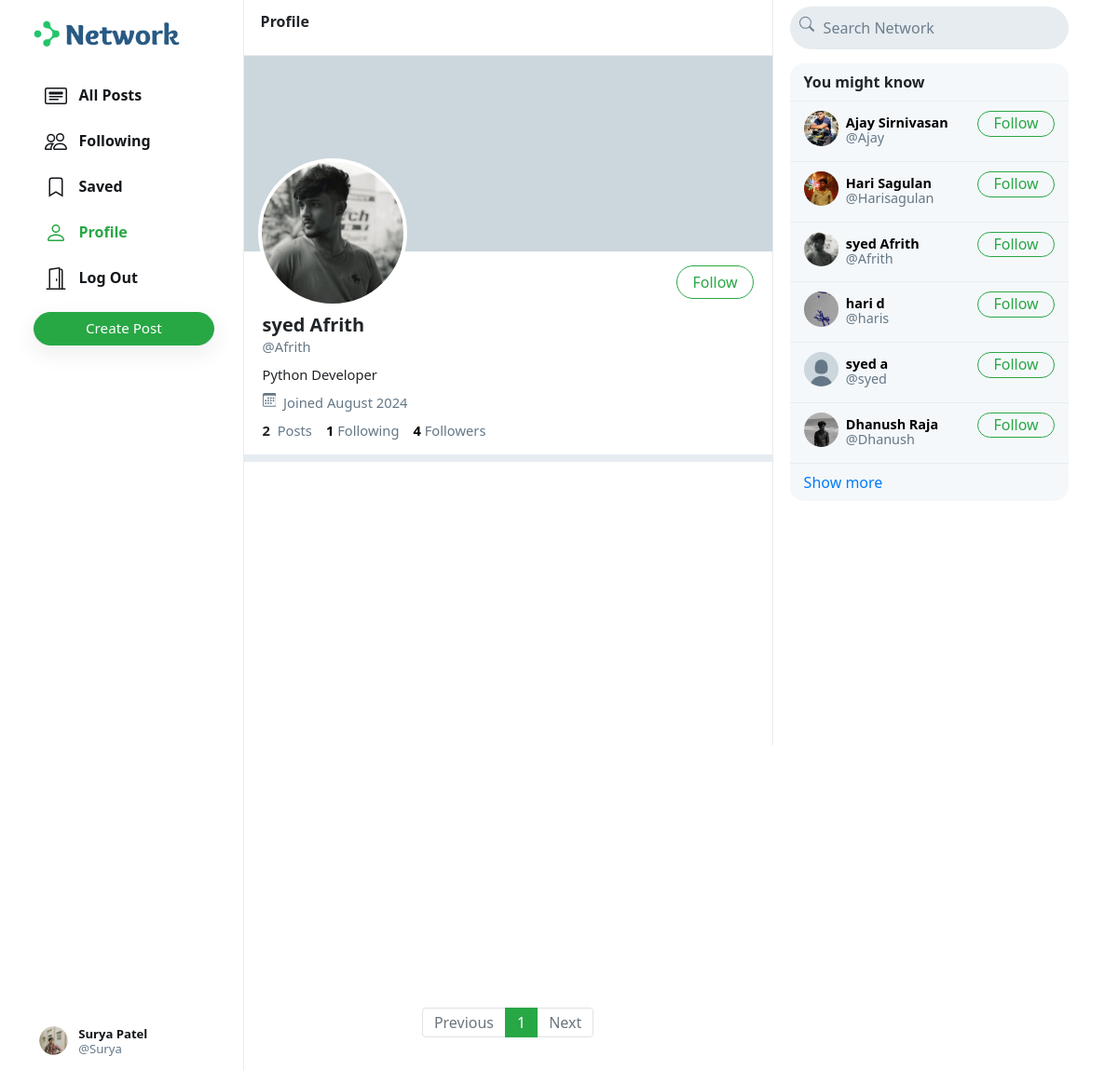
Screenshot of /Afrith (signed in) with the database file from the repository.
### network/models.py (models this page shows, shortened)
class User(AbstractUser):
    profile_pic = models.ImageField(upload_to='profile_pic/')
    bio = models.TextField(max_length=160, blank=True, null=True)
    cover = models.ImageField(upload_to='covers/', blank=True)

### network/views.py (the view)
# urls.py: path("<str:username>", views.profile, name='profile'),
def profile(request, username):
    user = User.objects.get(username=username)
    all_posts = Post.objects.filter(creater=user).order_by('-date_created')
    paginator = Paginator(all_posts, 10)
    page_number = request.GET.get('page')
    if page_number == None:
        page_number = 1
    posts = paginator.get_page(page_number)
    followings = []
    suggestions = []
    follower = False
    if request.user.is_authenticated:
        followings = Follower.objects.filter(followers=request.user).values_list('user', flat=True)
        suggestions = User.objects.exclude(pk__in=followings).exclude(username=request.user.username).order_by("?")[:6]
        if request.user in Follower.objects.get(user=user).followers.all():
            follower = True
    follower_count = Follower.objects.get(user=user).followers.all().count()
    following_count = Follower.objects.filter(followers=user).count()
    return render(request, 'network/profile.html', {
        "username": user,
        "posts": posts,
        "posts_count": all_posts.count(),
        "suggestions": suggestions,
        "page": "profile",
        "is_follower": follower,
        "follower_count": follower_count,
        "following_count": following_count
    })

### network/templates/network/profile.html (shortened to what this page needs)
{% extends 'network/index.html' %}
{% load static %}
{% block profile %}
    <div class="profile-view" data-user="{{username.username}}">
        <div class="cover-image" style="background-image: url(/media/{{username.cover}})"></div>
        <div class="profile-image" style="background-image: url(/media/{{username.profile_pic}})"></div>
        <div class="profile-details">
            <div>
                {% if user.username == username.username %}
                    <button class="btn btn-outline-success float-right" id="edit-profile-btn">Edit Profile</button>
                {% elif is_follower %}
                    <button class="btn btn-success float-right" onclick="unfollow_user(this,'{{username.username}}','edit_page')" id="following-btn">Following</button>
                {% else %}
                    <button class="btn btn-outline-success float-right" onclick="follow_user(this,'{{username.username}}','edit_page')" id="follow-btn">Follow</button>
                {% endif %}
            </div>
            <div class="details-data">
                <h5>{{username.first_name}} {{username.last_name}}</h5>
                <div class="grey">@{{username.username}}</div>
                <div class="bio">
                    {% if username.bio is not None %}
                        {{username.bio}}
                    {% endif %}
                </div>
                <div class="grey" style="padding: 8px 0px;">
                    &nbsp;Joined {{username.date_joined | date:"F Y"}}
                </div>
                <div>
                    <strong>
                        {{posts_count}}
                    </strong>
                    &nbsp;<span class="grey">Posts</span>
                    <a href="#">
                        <strong id="following__count">{{following_count | default:0}}</strong>&nbsp;<span class="grey">Following</span>
                    </a>
                    <a href="#">
                        <strong id="follower__count">{{follower_count | default:0}}</strong>&nbsp;<span class="grey">Followers</span>
                    </a>
                </div>
            </div>
        </div>
    </div>
    <div class="space"></div>
{% endblock %}

### network/templates/network/index.html (shortened to what this page needs)
{% extends "network/layout.html" %}
{% load static %}
{% block body %}
    <div class="main-div">
        <div class="left-div">
            <nav class="head heading">
                {% if page == 'all_posts' %}
                    All Posts
                {% elif page == 'following' %}
                    Following
                {% elif page == 'saved' %}
                    Saved
                {% elif page == 'profile' %}
                    Profile
                {% else %}
                    Explore
                {% endif %}
            </nav>
            <div class="left-div-content">
                <div class="posts-view">
                    {% block profile %}
                    {% endblock %}
                    <div class="main-div-content">
                        <nav aria-label="Page navigation example" class="pagination-bar">
                            <ul class="pagination justify-content-center">
                                {% if posts.has_previous %}
                                    <li class="page-item">
                                        <a class="page-link" href="?page={{ posts.previous_page_number | default:1}}" tabindex="-1" aria-disabled="true">Previous</a>
                                    </li>
                                {% else %}
                                    <li class="page-item disabled">
                                        <a class="page-link" href="" tabindex="-1" aria-disabled="true">Previous</a>
                                    </li>
                                {% endif %}
                                {% for each in posts.paginator.page_range %}
                                    {% if each == posts.number %}
                                        <li class="page-item active"><a class="page-link" href="?page={{each}}">{{each}}</a></li>
                                    {% else %}
                                        <li class="page-item"><a class="page-link" href="?page={{each}}">{{each}}</a></li>
                                    {% endif %}
                                {% endfor %}
                                {% if posts.has_next %}
                                    <li class="page-item">
                                        <a class="page-link" href="?page={{ posts.next_page_number }}">Next</a>
                                    </li>
                                {% else %}
                                    <li class="page-item disabled">
                                        <a class="page-link" href="">Next</a>
                                    </li>
                                {% endif %}
                            </ul>
                          </nav>
                    </div>
                </div>
            </div>
        </div>
    </div>
{% endblock %}

### network/templates/network/layout.html (shortened to what this page needs)
{% load static %}
<!DOCTYPE html>
<html lang="en">
    <head>
        <link rel="stylesheet" href="https://stackpath.bootstrapcdn.com/bootstrap/4.4.1/css/bootstrap.min.css">
        <link href="{% static 'network/styles.css' %}" rel="stylesheet">
    </head>
    <body>
        <div class="body" data-page="{{page}}">
            <div class="sidenav">
                <a href="{% url 'index' %}" class="navbar-brand">
                    <img src="{% static 'network/Images/logo.png' %}" height="31px">
                </a>
                <div style="height: 100%;">
                    <div>
                        <div>
                            <ul>
                                <li class="nav-item" id="all_posts">
                                <a href="{% url 'index' %}" class="nav-link">
                                    <div>
                                        &nbsp;&nbsp;All Posts
                                    </div>
                                </a>
                                </li>
                                {% if user.is_authenticated %}
                                    <li class="nav-item" id="following">
                                        <a href="{% url 'following' %}" class="nav-link">
                                            <div>
                                                &nbsp;&nbsp;Following
                                            </div>
                                        </a>
                                    </li>
                                    <li class="nav-item" id="saved">
                                        <a href="{% url 'saved' %}" class="nav-link">
                                            <div>
                                                <svg width="1.5em" height="1.5em" viewBox="0 0 16 16" class="bi bi-bookmark" fill="currentColor" xmlns="http://www.w3.org/2000/svg">
                                                    <path fill-rule="evenodd" d="M8 12l5 3V3a2 2 0 0 0-2-2H5a2 2 0 0 0-2 2v12l5-3zm-4 1.234l4-2.4 4 2.4V3a1 1 0 0 0-1-1H5a1 1 0 0 0-1 1v10.234z"/>
                                                  </svg>
                                                &nbsp;&nbsp;Saved
                                            </div>
                                        </a>
                                    </li>
                                    <li class="nav-item" id="profile">
                                        <a href="{% url 'profile' user.username %}" class="nav-link">
                                            <div>
                                                &nbsp;&nbsp;Profile
                                            </div>
                                        </a>
                                    </li>
                                    <li class="nav-item" id="logout">
                                        <a href="{% url 'logout' %}" class="nav-link">
                                            <div>
                                                &nbsp;&nbsp;Log Out
                                            </div>
                                        </a>
                                    </li>
                                {% endif %}
                            </ul>
                        </div>
                        {% if user.is_authenticated %}
                            <button id="popup-btn" class="btn btn-success new-post-btn" onclick="createpost()">Create Post</button>
                        {% endif %}
                    </div>
                    <div style="position: absolute; bottom: 10px;">
                        {% if user.is_authenticated %}
                            <li class="nav-item sidenav-user">
                                <a href="{% url 'profile' user.username %}" class="nav-link">
                                    <div class="user_account">
                                        <div class="small-profilepic" style="float: left; background-image: url(/media/{{user.profile_pic}})"></div>
                                        <div style="height: 2.7vw; margin: auto;">
                                            <div style="margin-top: 4px;"><strong>{{user.first_name}} {{user.last_name}}</strong></div>
                                            <div class="grey" style="margin-top: 4px;">@{{ user.username }}</div>
                                        </div>
                                    </div>
                                </a>
                            </li>
                        {% endif %}
                    </div>
                </div>
            </div>
            {% block body %}
            {% endblock %}
            <div class="right-div">
                <nav class="head">
                    <form action="#">
                        <div class="search-div">
                            <div>
                            </div>
                            <input type="text" name="query" id="search-box" placeholder="Search Network">
                        </div>
                    </form>
                </nav>
                <div class='right-div-content'>
                    <div class="space" style="background-color: white;"></div>
                    {% if user.is_authenticated %}
                        <div class="suggestion-box">
                            <div class="suggestion-header">
                                You might know
                            </div>
                            {% for suggestion in suggestions %}
                                <div class="suggestion-user">
                                    <div>
                                        <a href="{% url 'profile' suggestion.username %}">
                                            <div class="small-profilepic" style="background-image: url(/media/{{suggestion.profile_pic}})"></div>
                                        </a>
                                    </div>
                                    <div class="user-details">
                                        <a href="{% url 'profile' suggestion.username %}">
                                            <div id="user-name">
                                                <strong>
                                                    {{suggestion.first_name}} {{suggestion.last_name}}
                                                </strong>
                                            </div>
                                            <div class="grey">@{{suggestion.username}}</div>
                                        </a>
                                    </div>
                                    <div>
                                        <button class="btn btn-outline-success" type="button" onclick="follow_user(this,'{{suggestion.username}}','suggestion')">Follow</button>
                                    </div>
                                </div>
                            {% empty %}
                                    <div style="text-align: center; border-bottom: .5px solid #e6ecf0; padding: 10px 15px;">
                                        <span class="grey" style="font-size: .9em;">No suggestions available.</span>
                                    </div>
                            {% endfor %}
                            <div class="suggestion-footer">
                                <a href="#">Show more</a>
                            </div>
                        </div>
                    {% endif %}
                </div>
            </div>
        </div>
    </body>
</html>

### rows the page displays
User: profile_pic (picture), first_name "Surya", last_name "Patel", username "Surya"
User: profile_pic (picture), first_name "syed", last_name "Afrith", username "Afrith", bio "Python Developer", date_joined "August 2024"
User: profile_pic (picture), first_name "Ajay", last_name "Sirnivasan", username "Ajay"
User: profile_pic (picture), first_name "Hari", last_name "Sagulan", username "Harisagulan"
User: profile_pic (picture), first_name "hari", last_name "d", username "haris"
User: profile_pic (placeholder picture), first_name "syed", last_name "a", username "syed"
User: profile_pic (picture), first_name "Dhanush", last_name "Raja", username "Dhanush"

### other values shown
{{ posts_count }} "2"
{{ following_count | default:0 }} "1"
{{ follower_count | default:0 }} "4"
{{ each }} "1"
